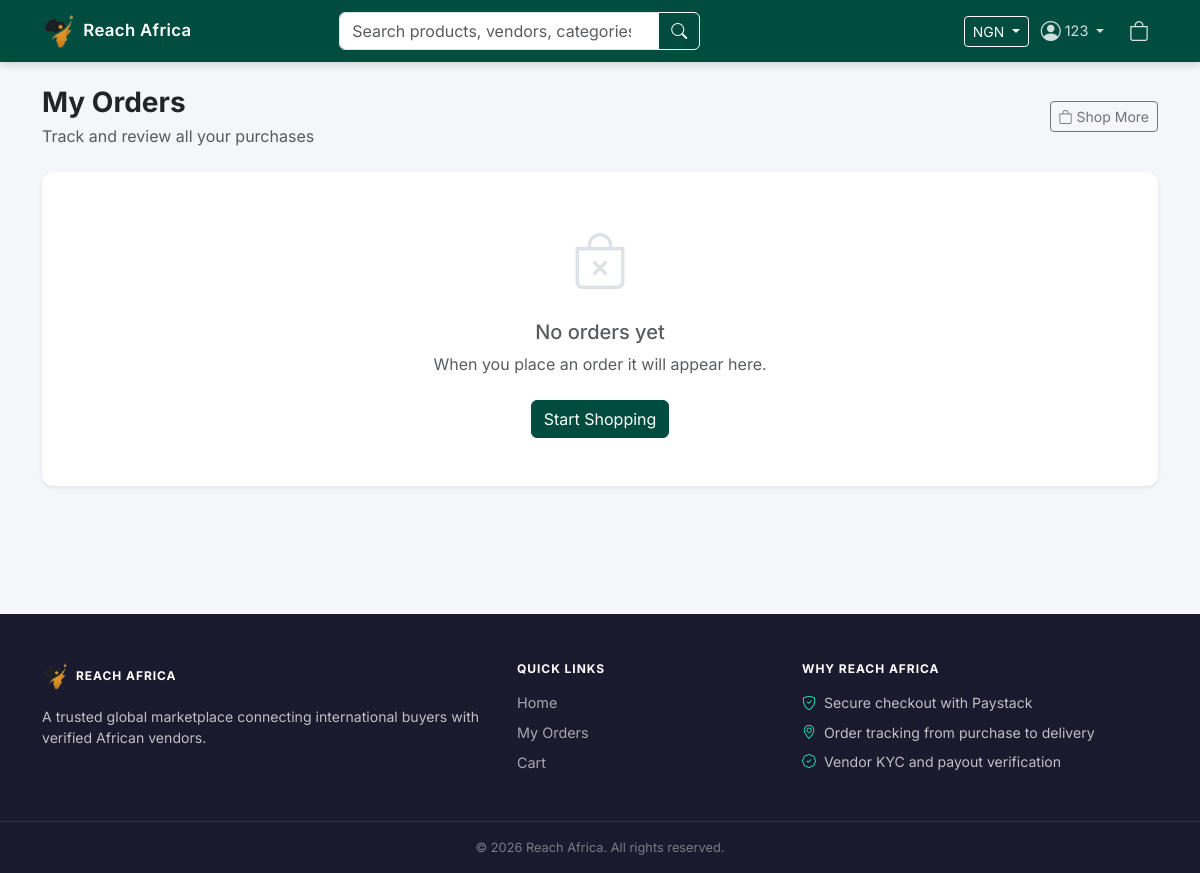
Page /orders/my-orders/ (signed in) on the earlier database version.
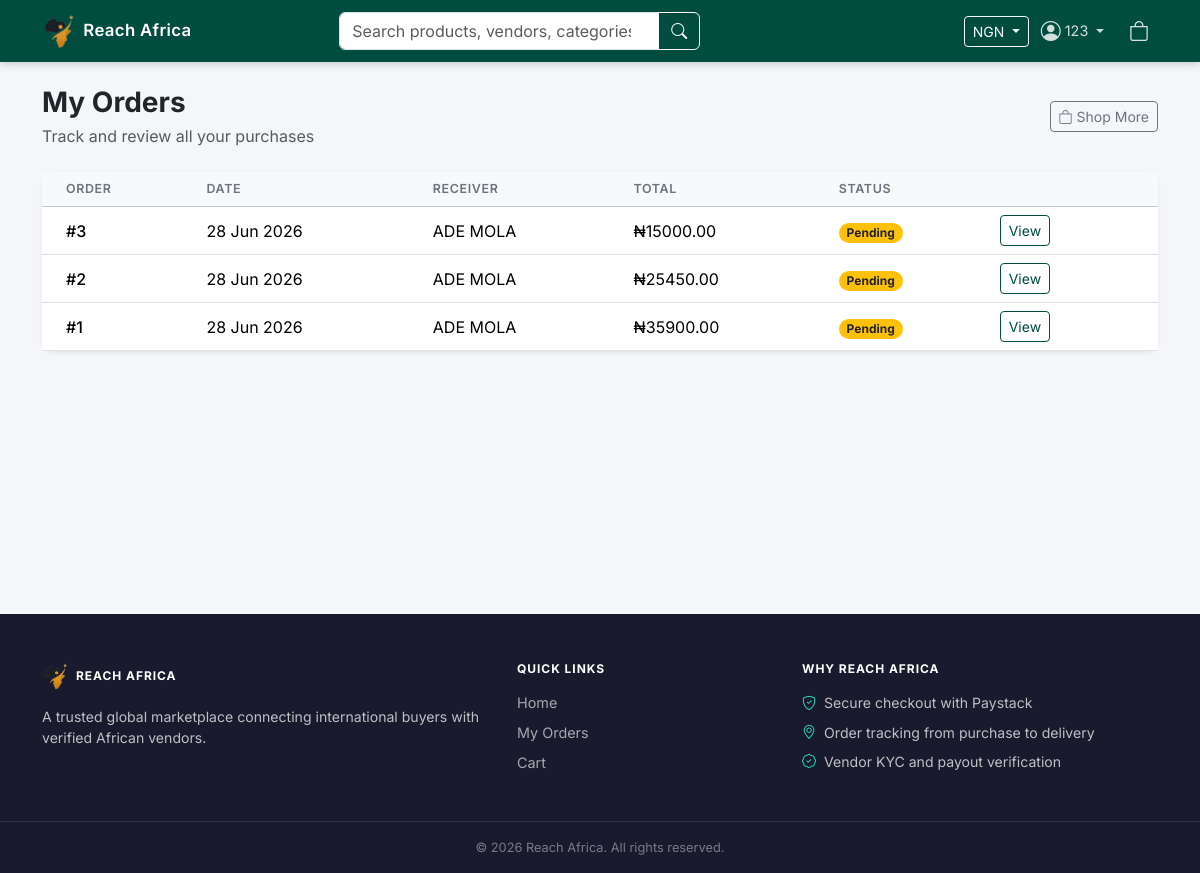
Same page on the later database version.
### orders/models.py (models this page shows, shortened)
class Order(models.Model):
    STATUS_CHOICES = [
        ('pending', 'Pending (Unpaid)'),
        ('paid', 'Paid/Processing'),
        ('shipped', 'Dispatched'),
        ('delivered', 'Delivered'),
        ('cancelled', 'Cancelled'),
    ]
    customer = models.ForeignKey(settings.AUTH_USER_MODEL, on_delete=models.CASCADE)
    total_amount = models.DecimalField(max_digits=12, decimal_places=2)
    status = models.CharField(max_length=20, choices=STATUS_CHOICES, default='placed')
    created_at = models.DateTimeField(auto_now_add=True)
    paystack_ref = models.CharField(max_length=100, blank=True)
    receiver_name = models.CharField(max_length=255, default='John Doe')
    receiver_phone = models.CharField(max_length=20, default='0000000000')
    delivery_address = models.TextField(max_length=20, default='UK')
    country = models.CharField(max_length=100, default='UK')
    shipping_fee = models.DecimalField(max_digits=10, decimal_places=2, default=0.00)
    status = models.CharField(max_length=20, choices=STATUS_CHOICES, default='pending')
    tracking_number = models.CharField(max_length=100, blank=True, null=True)
    vendor_credit_processed = models.BooleanField(default=False)
    stock_deducted = models.BooleanField(default=False)
    created_at = models.DateTimeField(auto_now_add=True)
    updated_at = models.DateTimeField(auto_now=True)
    class Meta:
        ordering = ['-created_at'] # Shows newest orders first for Admin/Customer

### orders/views.py (the view)
# urls.py: path('my-orders/', views.order_history, name='order_history'),
@login_required
def order_history(request):
    orders = Order.objects.filter(customer=request.user).order_by('-created_at')
    return render(request, 'orders/order_history.html', {'orders': orders})

### core/context_processors.py (called while the page is built)
def currency_processor(request):
    currency = request.session.get('currency', 'NGN')
    if currency not in settings.CURRENCIES:
        currency = 'NGN'
    rate = settings.EXCHANGE_RATES.get(currency, 1.0)
    selected_currency = {
        'code': currency,
        **settings.CURRENCIES[currency],
    }
    currencies = [
        {'code': code, **details}
        for code, details in settings.CURRENCIES.items()
    ]
    return {
        'CURRENCY_CODE': currency,
        'CURRENCY_SYMBOL': selected_currency['symbol'],
        'CURRENCY_RATE': rate,
        'selected_currency': selected_currency,
        'currencies': currencies,
        'CURRENCY': selected_currency,
    }

### products/templatetags/currency_tags.py (called while the page is built)
@register.filter
def multiply(value, arg):
    try:
        return float(value) * float(arg)
    except (ValueError, TypeError):
        return value

### users/context_processors.py (called while the page is built)
def notification_count(request):
    if request.user.is_authenticated:
        count = Notification.objects.filter(user=request.user, is_read=False).count()
        return {'unread_notifications_count': count}
    return {'unread_notifications_count': 0}

### templates/orders/order_history.html (shortened to what this page needs)
{% extends 'base.html' %}
{% load currency_tags %}
{% block content %}
<div class="d-flex justify-content-between align-items-center mb-4">
    <div>
        <h3 class="fw-bold mb-1">My Orders</h3>
        <p class="text-muted mb-0">Track and review all your purchases</p>
    </div>
    <a href="{% url 'home' %}" class="btn btn-outline-secondary btn-sm"><i class="bi bi-bag me-1"></i>Shop More</a>
</div>
<div class="card shadow-sm border-0">
    <div class="card-body p-0">
        {% if orders %}
        <div class="table-responsive">
            <table class="table table-hover align-middle mb-0">
                <thead class="table-light">
                    <tr>
                        <th class="ps-4">Order</th>
                        <th>Date</th>
                        <th>Receiver</th>
                        <th>Total</th>
                        <th>Status</th>
                        <th class="pe-4"></th>
                    </tr>
                </thead>
                <tbody>
                    {% for order in orders %}
                    <tr>
                        <td class="ps-4"><span class="fw-medium">#{{ order.id }}</span></td>
                        <td>{{ order.created_at|date:"d M Y" }}</td>
                        <td>{{ order.receiver_name }}</td>
                        <td>{{ CURRENCY_SYMBOL }}{{ order.total_amount|multiply:CURRENCY_RATE|floatformat:2 }}</td>
                        <td>
                            <span class="badge rounded-pill {% if order.status == 'paid' %}bg-success{% elif order.status == 'shipped' %}bg-info text-dark{% elif order.status == 'delivered' %}bg-primary{% elif order.status == 'cancelled' %}bg-danger{% else %}bg-warning text-dark{% endif %}">
                                {{ order.status|title }}
                            </span>
                        </td>
                        <td class="pe-4">
                            <a href="{% url 'order_detail' order.id %}" class="btn btn-sm btn-outline-primary">View</a>
                        </td>
                    </tr>
                    {% endfor %}
                </tbody>
            </table>
        </div>
        {% else %}
        <div class="text-center py-5">
            <i class="bi bi-bag-x" style="font-size:3.5rem;color:#dee2e6;"></i>
            <h5 class="mt-3 text-muted">No orders yet</h5>
            <p class="text-muted">When you place an order it will appear here.</p>
            <a href="{% url 'home' %}" class="btn btn-primary mt-2">Start Shopping</a>
        </div>
        {% endif %}
    </div>
</div>
{% endblock %}

Differences in the rows shown:
added Order: id "3", created_at "28 Jun 2026", receiver_name "ADE MOLA", CURRENCY_SYMBOL "₦", total_amount|multiply "15000.00", status "Pending"
added Order: id "2", created_at "28 Jun 2026", receiver_name "ADE MOLA", CURRENCY_SYMBOL "₦", total_amount|multiply "25450.00", status "Pending"
added Order: id "1", created_at "28 Jun 2026", receiver_name "ADE MOLA", CURRENCY_SYMBOL "₦", total_amount|multiply "35900.00", status "Pending"
Other differences:
text no longer shown: "No orders yet When you place an order it will appear here. Start Shopping"
text now shown: "ORDER DATE RECEIVER TOTAL STATUS"
